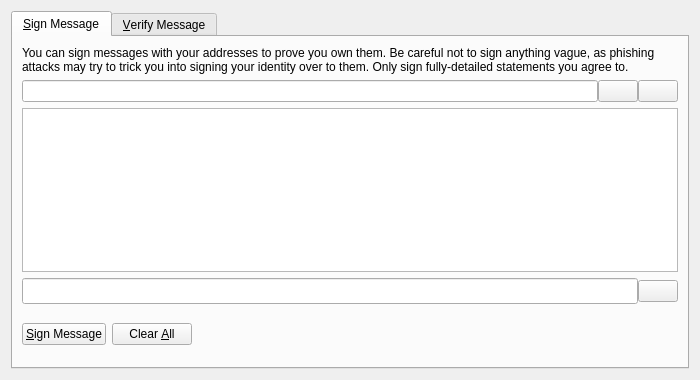
<?xml version="1.0" encoding="UTF-8"?>
<ui version="4.0">
 <class>SignVerifyMessageDialog</class>
 <widget class="QDialog" name="SignVerifyMessageDialog">
  <property name="geometry">
   <rect>
    <x>0</x>
    <y>0</y>
    <width>700</width>
    <height>380</height>
   </rect>
  </property>
  <property name="windowTitle">
   <string>Signatures - Sign / Verify a Message</string>
  </property>
  <property name="styleSheet">
   <string notr="true">font: 75 12pt &quot;Century Gothic&quot;;</string>
  </property>
  <property name="modal">
   <bool>true</bool>
  </property>
  <layout class="QVBoxLayout" name="verticalLayout">
   <item>
    <widget class="QTabWidget" name="tabWidget">
     <property name="currentIndex">
      <number>0</number>
     </property>
     <widget class="QWidget" name="tabSignMessage">
      <attribute name="title">
       <string>&amp;Sign Message</string>
      </attribute>
      <layout class="QVBoxLayout" name="verticalLayout_SM">
       <item>
        <widget class="QLabel" name="infoLabel_SM">
         <property name="text">
          <string>You can sign messages with your addresses to prove you own them. Be careful not to sign anything vague, as phishing attacks may try to trick you into signing your identity over to them. Only sign fully-detailed statements you agree to.</string>
         </property>
         <property name="textFormat">
          <enum>Qt::PlainText</enum>
         </property>
         <property name="wordWrap">
          <bool>true</bool>
         </property>
        </widget>
       </item>
       <item>
        <layout class="QHBoxLayout" name="horizontalLayout_1_SM">
         <property name="spacing">
          <number>0</number>
         </property>
         <item>
          <widget class="QValidatedLineEdit" name="addressIn_SM">
           <property name="toolTip">
            <string>The address to sign the message with (e.g. PCUuPVLzc9tbMdSSh1vUQeyi4A6EbTtSby)</string>
           </property>
           <property name="styleSheet">
            <string notr="true">font: 75 10pt &quot;Century Gothic&quot;;</string>
           </property>
           <property name="maxLength">
            <number>34</number>
           </property>
          </widget>
         </item>
         <item>
          <widget class="QPushButton" name="addressBookButton_SM">
           <property name="toolTip">
            <string>Choose an address from the address book</string>
           </property>
           <property name="text">
            <string/>
           </property>
           <property name="icon">
            <iconset resource="../bitcoin.qrc">
             <normaloff>:/icons/address-book</normaloff>:/icons/address-book</iconset>
           </property>
           <property name="shortcut">
            <string>Alt+A</string>
           </property>
           <property name="autoDefault">
            <bool>false</bool>
           </property>
          </widget>
         </item>
         <item>
          <widget class="QPushButton" name="pasteButton_SM">
           <property name="toolTip">
            <string>Paste address from clipboard</string>
           </property>
           <property name="text">
            <string/>
           </property>
           <property name="icon">
            <iconset resource="../bitcoin.qrc">
             <normaloff>:/icons/editpaste</normaloff>:/icons/editpaste</iconset>
           </property>
           <property name="shortcut">
            <string>Alt+P</string>
           </property>
           <property name="autoDefault">
            <bool>false</bool>
           </property>
          </widget>
         </item>
        </layout>
       </item>
       <item>
        <widget class="QPlainTextEdit" name="messageIn_SM">
         <property name="toolTip">
          <string>Enter the message you want to sign here</string>
         </property>
         <property name="styleSheet">
          <string notr="true">font: 75 10pt &quot;Century Gothic&quot;;</string>
         </property>
        </widget>
       </item>
       <item>
        <layout class="QHBoxLayout" name="horizontalLayout_2_SM">
         <property name="spacing">
          <number>0</number>
         </property>
         <item>
          <widget class="QLineEdit" name="signatureOut_SM">
           <property name="font">
            <font>
             <family>Century Gothic</family>
             <pointsize>10</pointsize>
             <weight>9</weight>
             <italic>false</italic>
             <bold>false</bold>
            </font>
           </property>
           <property name="styleSheet">
            <string notr="true">font: 75 10pt &quot;Century Gothic&quot;;</string>
           </property>
           <property name="readOnly">
            <bool>true</bool>
           </property>
          </widget>
         </item>
         <item>
          <widget class="QPushButton" name="copySignatureButton_SM">
           <property name="toolTip">
            <string>Copy the current signature to the system clipboard</string>
           </property>
           <property name="text">
            <string/>
           </property>
           <property name="icon">
            <iconset resource="../bitcoin.qrc">
             <normaloff>:/icons/editcopy</normaloff>:/icons/editcopy</iconset>
           </property>
           <property name="autoDefault">
            <bool>false</bool>
           </property>
          </widget>
         </item>
        </layout>
       </item>
       <item>
        <layout class="QHBoxLayout" name="horizontalLayout_3_SM">
         <item>
          <widget class="QPushButton" name="signMessageButton_SM">
           <property name="toolTip">
            <string>Sign the message to prove you own this PesetaDigital address</string>
           </property>
           <property name="styleSheet">
            <string notr="true">font: 75 9pt &quot;Century Gothic&quot;;</string>
           </property>
           <property name="text">
            <string>&amp;Sign Message</string>
           </property>
           <property name="icon">
            <iconset resource="../bitcoin.qrc">
             <normaloff>:/icons/edit</normaloff>:/icons/edit</iconset>
           </property>
           <property name="autoDefault">
            <bool>false</bool>
           </property>
          </widget>
         </item>
         <item>
          <widget class="QPushButton" name="clearButton_SM">
           <property name="toolTip">
            <string>Reset all sign message fields</string>
           </property>
           <property name="styleSheet">
            <string notr="true">font: 75 9pt &quot;Century Gothic&quot;;</string>
           </property>
           <property name="text">
            <string>Clear &amp;All</string>
           </property>
           <property name="icon">
            <iconset resource="../bitcoin.qrc">
             <normaloff>:/icons/remove</normaloff>:/icons/remove</iconset>
           </property>
           <property name="autoDefault">
            <bool>false</bool>
           </property>
          </widget>
         </item>
         <item>
          <spacer name="horizontalSpacer_1_SM">
           <property name="orientation">
            <enum>Qt::Horizontal</enum>
           </property>
           <property name="sizeHint" stdset="0">
            <size>
             <width>40</width>
             <height>48</height>
            </size>
           </property>
          </spacer>
         </item>
         <item>
          <widget class="QLabel" name="statusLabel_SM">
           <property name="font">
            <font>
             <family>Century Gothic</family>
             <pointsize>12</pointsize>
             <weight>9</weight>
             <italic>false</italic>
             <bold>false</bold>
            </font>
           </property>
           <property name="text">
            <string/>
           </property>
           <property name="wordWrap">
            <bool>true</bool>
           </property>
          </widget>
         </item>
         <item>
          <spacer name="horizontalSpacer_2_SM">
           <property name="orientation">
            <enum>Qt::Horizontal</enum>
           </property>
           <property name="sizeHint" stdset="0">
            <size>
             <width>40</width>
             <height>48</height>
            </size>
           </property>
          </spacer>
         </item>
        </layout>
       </item>
      </layout>
     </widget>
     <widget class="QWidget" name="tabVerifyMessage">
      <attribute name="title">
       <string>&amp;Verify Message</string>
      </attribute>
      <layout class="QVBoxLayout" name="verticalLayout_VM">
       <item>
        <widget class="QLabel" name="infoLabel_VM">
         <property name="text">
          <string>Enter the signing address, message (ensure you copy line breaks, spaces, tabs, etc. exactly) and signature below to verify the message. Be careful not to read more into the signature than what is in the signed message itself, to avoid being tricked by a man-in-the-middle attack.</string>
         </property>
         <property name="textFormat">
          <enum>Qt::PlainText</enum>
         </property>
         <property name="alignment">
          <set>Qt::AlignLeading|Qt::AlignLeft|Qt::AlignTop</set>
         </property>
         <property name="wordWrap">
          <bool>true</bool>
         </property>
        </widget>
       </item>
       <item>
        <layout class="QHBoxLayout" name="horizontalLayout_1_VM">
         <property name="spacing">
          <number>0</number>
         </property>
         <item>
          <widget class="QValidatedLineEdit" name="addressIn_VM">
           <property name="toolTip">
            <string>The address the message was signed with (e.g. PCUuPVLzc9tbMdSSh1vUQeyi4A6EbTtSby)</string>
           </property>
           <property name="autoFillBackground">
            <bool>false</bool>
           </property>
           <property name="styleSheet">
            <string notr="true">font: 75 10pt &quot;Century Gothic&quot;;</string>
           </property>
           <property name="maxLength">
            <number>34</number>
           </property>
          </widget>
         </item>
         <item>
          <widget class="QPushButton" name="addressBookButton_VM">
           <property name="toolTip">
            <string>Choose an address from the address book</string>
           </property>
           <property name="text">
            <string/>
           </property>
           <property name="icon">
            <iconset resource="../bitcoin.qrc">
             <normaloff>:/icons/address-book</normaloff>:/icons/address-book</iconset>
           </property>
           <property name="shortcut">
            <string>Alt+A</string>
           </property>
           <property name="autoDefault">
            <bool>false</bool>
           </property>
          </widget>
         </item>
        </layout>
       </item>
       <item>
        <widget class="QPlainTextEdit" name="messageIn_VM">
         <property name="styleSheet">
          <string notr="true">font: 75 10pt &quot;Century Gothic&quot;;</string>
         </property>
        </widget>
       </item>
       <item>
        <widget class="QValidatedLineEdit" name="signatureIn_VM">
         <property name="styleSheet">
          <string notr="true">font: 75 10pt &quot;Century Gothic&quot;;</string>
         </property>
        </widget>
       </item>
       <item>
        <layout class="QHBoxLayout" name="horizontalLayout_2_VM">
         <item>
          <widget class="QPushButton" name="verifyMessageButton_VM">
           <property name="toolTip">
            <string>Verify the message to ensure it was signed with the specified PesetaDigital address</string>
           </property>
           <property name="styleSheet">
            <string notr="true">font: 75 9pt &quot;Century Gothic&quot;;</string>
           </property>
           <property name="text">
            <string>&amp;Verify Message</string>
           </property>
           <property name="icon">
            <iconset resource="../bitcoin.qrc">
             <normaloff>:/icons/transaction_0</normaloff>:/icons/transaction_0</iconset>
           </property>
           <property name="autoDefault">
            <bool>false</bool>
           </property>
          </widget>
         </item>
         <item>
          <widget class="QPushButton" name="clearButton_VM">
           <property name="toolTip">
            <string>Reset all verify message fields</string>
           </property>
           <property name="styleSheet">
            <string notr="true">font: 75 9pt &quot;Century Gothic&quot;;</string>
           </property>
           <property name="text">
            <string>Clear &amp;All</string>
           </property>
           <property name="icon">
            <iconset resource="../bitcoin.qrc">
             <normaloff>:/icons/remove</normaloff>:/icons/remove</iconset>
           </property>
           <property name="autoDefault">
            <bool>false</bool>
           </property>
          </widget>
         </item>
         <item>
          <spacer name="horizontalSpacer_1_VM">
           <property name="orientation">
            <enum>Qt::Horizontal</enum>
           </property>
           <property name="sizeHint" stdset="0">
            <size>
             <width>40</width>
             <height>48</height>
            </size>
           </property>
          </spacer>
         </item>
         <item>
          <widget class="QLabel" name="statusLabel_VM">
           <property name="font">
            <font>
             <family>Century Gothic</family>
             <pointsize>12</pointsize>
             <weight>9</weight>
             <italic>false</italic>
             <bold>false</bold>
            </font>
           </property>
           <property name="text">
            <string/>
           </property>
           <property name="wordWrap">
            <bool>true</bool>
           </property>
          </widget>
         </item>
         <item>
          <spacer name="horizontalSpacer_2_VM">
           <property name="orientation">
            <enum>Qt::Horizontal</enum>
           </property>
           <property name="sizeHint" stdset="0">
            <size>
             <width>40</width>
             <height>48</height>
            </size>
           </property>
          </spacer>
         </item>
        </layout>
       </item>
      </layout>
     </widget>
    </widget>
   </item>
  </layout>
 </widget>
 <customwidgets>
  <customwidget>
   <class>QValidatedLineEdit</class>
   <extends>QLineEdit</extends>
   <header>qvalidatedlineedit.h</header>
  </customwidget>
 </customwidgets>
 <resources>
  <include location="../bitcoin.qrc"/>
 </resources>
 <connections/>
</ui>
